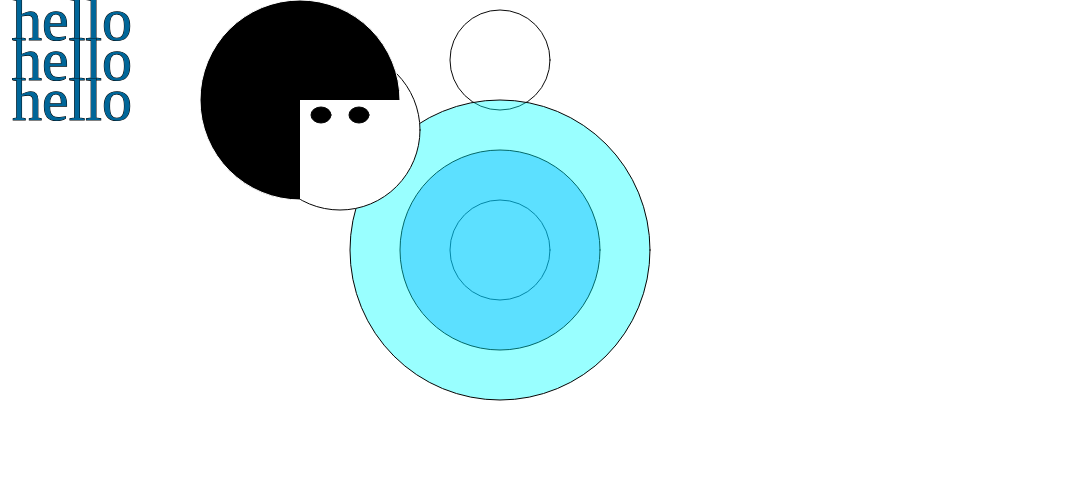
Frame 1 (no input)
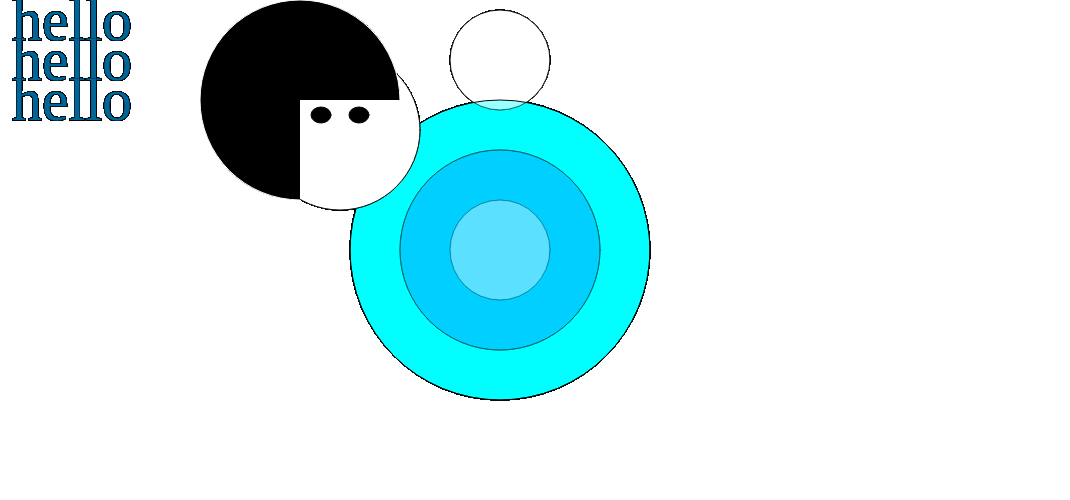
Frame 60 (no input)
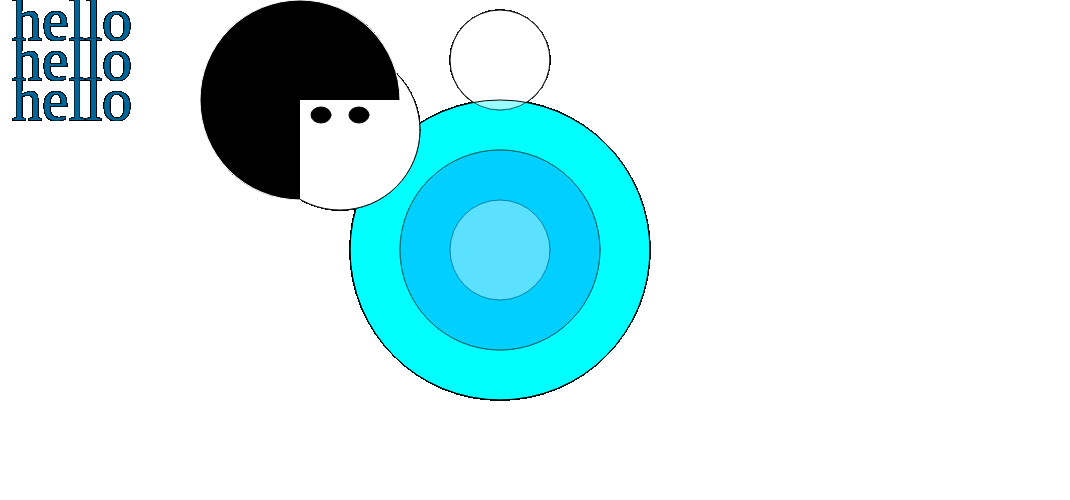
Frame 120 (the mouse pressed at the canvas centre since frame 60)

The p5.js sketch that drew these frames (run headless with seeded random() and noise() and a simulated clock; from frame 60 on, the mouse is pressed at the canvas centre):

// p5.js sketch
// ── sketch.js
var y = 60;
var z = 100;


function setup() {
  createCanvas(1070, 500)
  rectMode (CENTER);
  ellipseMode (CENTER);
  background (255,255,255);
}

function draw() {
  //the 4th value means opacity.

  stroke(10);
  fill(255);
  ellipse(500, 250, 100, 100);

  stroke(10);
  fill(255);
  ellipse(500, y, z, 100);

  stroke(3);
  fill(0, 126, 255, 102)
  ellipse(500, 250, 200, 200);

  stroke(5);
  fill(0, 300, 255, 102)
  ellipse(500, 250, 300, 300);

//Head
  fill (255);
  ellipse(340, 130, 160, 160);

  //eyes
  fill(0);
  ellipse(321, 115, 20, 16);
  ellipse(359, 115, 20, 16);

  textSize(60);
  fill(0, 102, 153);
  textFont("Raleway");
  text("hello", 12, 40);
  text("hello", 12, 80);
  text("hello", 12, 120);

  ellipseMode(CENTER);
  fill(0);
  stroke(255);
  arc(300, 100, 200, 200, HALF_PI,0);

}
